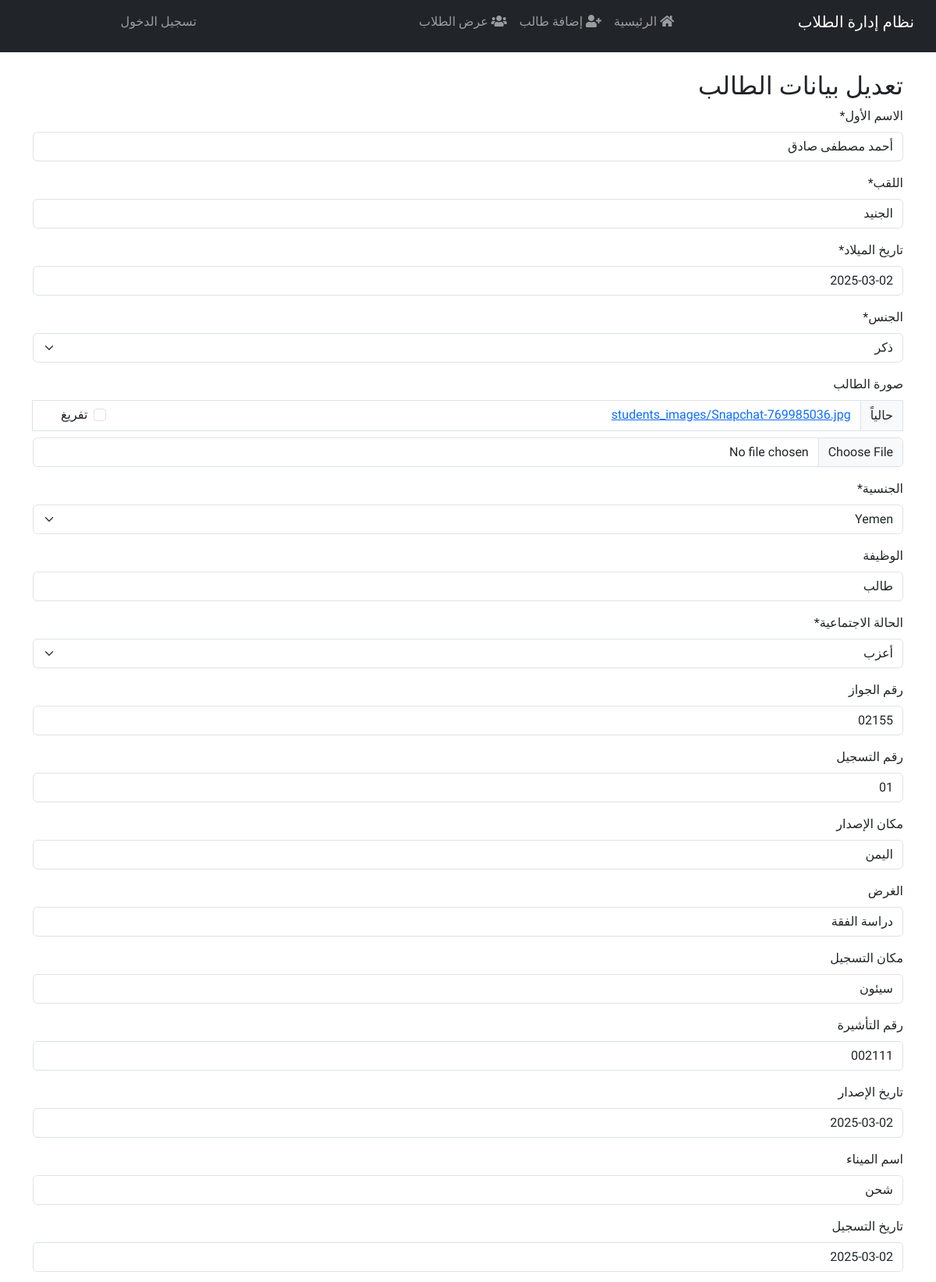
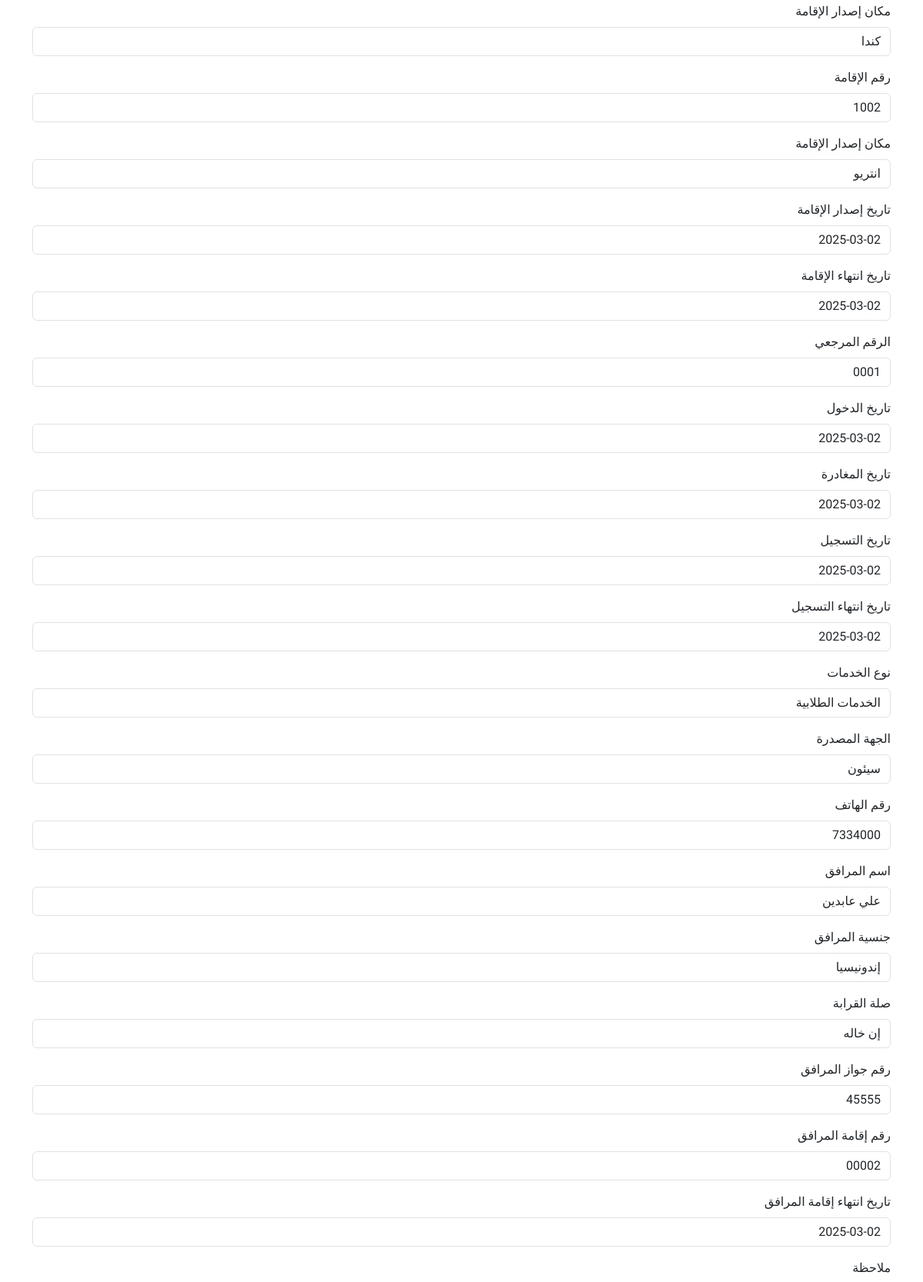
/student/18/edit/ (upper part), run on the app's committed database (2 pictures, top to bottom).
### students/models.py (models this page shows, shortened)
class Student(models.Model):
    GENDER_CHOICES = [
        ('M', 'ذكر'),
        ('F', 'أنثى'),
    ]
    nationality = CountryField(verbose_name="الجنسية")  # استخدام CountryField
    MARITAL_STATUS_CHOICES = [
        ('single', 'أعزب'),
        ('married', 'متزوج'),
        ('divorced', 'مطلق'),
        ('widowed', 'أرمل'),
    ]
    first_name = models.CharField(max_length=100, verbose_name="الاسم الأول")
    last_name = models.CharField(max_length=100, verbose_name="اللقب")
    birth_date = models.DateField(verbose_name="تاريخ الميلاد")
    gender = models.CharField(max_length=1, choices=GENDER_CHOICES, verbose_name="الجنس")
    image = models.ImageField(upload_to='students_images/', blank=True, null=True, verbose_name="صورة الطالب")
    nationality = CountryField(verbose_name="الجنسية")
    job = models.CharField(max_length=100, verbose_name="الوظيفة", blank=True, null=True)
    marital_status = models.CharField(max_length=10, choices=MARITAL_STATUS_CHOICES, verbose_name="الحالة الاجتماعية")
    passport_number = models.CharField(max_length=50, blank=True, null=True, verbose_name="رقم الجواز")
    registration_number = models.CharField(max_length=50, blank=True, null=True, verbose_name="رقم التسجيل")
    place_of_issue = models.CharField(max_length=100, blank=True, null=True, verbose_name="مكان الإصدار")
    purpose = models.CharField(max_length=100, blank=True, null=True, verbose_name="الغرض")
    registration_place = models.CharField(max_length=100, blank=True, null=True, verbose_name="مكان التسجيل")
    visa_number = models.CharField(max_length=50, blank=True, null=True, verbose_name="رقم التأشيرة")
    date_of_issued = models.DateField(blank=True, null=True, verbose_name="تاريخ الإصدار")
    port_name = models.CharField(max_length=100, blank=True, null=True, verbose_name="اسم الميناء")
    date_of_registration = models.DateField(blank=True, null=True, verbose_name="تاريخ التسجيل")
    place_of_issued_residence = models.CharField(max_length=100, blank=True, null=True, verbose_name="مكان إصدار الإقامة")
    residence_number = models.CharField(max_length=50, blank=True, null=True, verbose_name="رقم الإقامة")
    residence_issue_place = models.CharField(max_length=100, blank=True, null=True, verbose_name="مكان إصدار الإقامة")
    residence_issued_date = models.DateField(blank=True, null=True, verbose_name="تاريخ إصدار الإقامة")
    residence_end_date = models.DateField(blank=True, null=True, verbose_name="تاريخ انتهاء الإقامة")
    reference_number = models.CharField(max_length=50, blank=True, null=True, verbose_name="الرقم المرجعي")
    entry_date = models.DateField(blank=True, null=True, verbose_name="تاريخ الدخول")
    end_date = models.DateField(blank=True, null=True, verbose_name="تاريخ المغادرة")
    registration_date = models.DateField(blank=True, null=True, verbose_name="تاريخ التسجيل")
    end_registration_date = models.DateField(blank=True, null=True, verbose_name="تاريخ انتهاء التسجيل")
    type_of_services = models.CharField(max_length=100, blank=True, null=True, verbose_name="نوع الخدمات")
    issuing_authority = models.CharField(max_length=100, blank=True, null=True, verbose_name="الجهة المصدرة")
    phone_number = models.CharField(max_length=20, blank=True, null=True, verbose_name="رقم الهاتف")
    companion_name = models.CharField(max_length=100, blank=True, null=True, verbose_name="اسم المرافق")
    companion_nationality = models.CharField(max_length=100, blank=True, null=True, verbose_name="جنسية المرافق")
    companion_relationship = models.CharField(max_length=100, blank=True, null=True, verbose_name="صلة القرابة")
    companion_passport_number = models.CharField(max_length=50, blank=True, null=True, verbose_name="رقم جواز المرافق")
    companion_residence_number = models.CharField(max_length=50, blank=True, null=True, verbose_name="رقم إقامة المرافق")
    companion_residence_end_date = models.DateField(blank=True, null=True, verbose_name="تاريخ انتهاء إقامة المرافق")
    note = models.TextField(blank=True, null=True, verbose_name="ملاحظة")

### students/views.py (the view)
# urls.py: path('student/<int:student_id>/edit/', student_edit, name='student_edit'),
def student_edit(request, student_id):
    student = get_object_or_404(Student, id=student_id)
    if request.method == "POST":
        form = StudentForm(request.POST, request.FILES, instance=student)
        if form.is_valid():
            form.save()
            return redirect('student_detail', student_id=student.id)
    else:
        form = StudentForm(instance=student)
    return render(request, 'students/student_edit.html', {'form': form, 'student': student})

### students/templates/students/student_edit.html (shortened to what this page needs)
{% extends "students/base.html" %}
{% load crispy_forms_tags %}
{% block content %}
<h2>تعديل بيانات الطالب</h2>
<form method="post" enctype="multipart/form-data">
    {{ form|crispy }}
</form>
{% endblock %}

### students/static/css/styles.css (style rules this page uses)
body { font-family: 'Tajawal', sans-serif; text-align: right; }
.form-control { text-align: right; }

### data on the page
Student: first_name "أحمد مصطفى صادق", last_name "الجنيد", birth_date "2025-03-02", gender "ذكر", nationality "Yemen", job "طالب", marital_status "أعزب", passport_number "02155", registration_number "01", place_of_issue "اليمن", purpose "دراسة الفقة", registration_place "سيئون", visa_number "002111", date_of_issued "2025-03-02", port_name "شحن", date_of_registration "2025-03-02", place_of_issued_residence "كندا", residence_number "1002", residence_issue_place "انتريو", residence_issued_date "2025-03-02", residence_end_date "2025-03-02", reference_number "0001", entry_date "2025-03-02", end_date "2025-03-02", registration_date "2025-03-02", end_registration_date "2025-03-02", type_of_services "الخدمات الطلابية", issuing_authority "سيئون", phone_number "7334000", companion_name "علي عابدين", companion_nationality "إندونيسيا", companion_relationship "إن خاله", companion_passport_number "45555", companion_residence_number "00002", companion_residence_end_date "2025-03-02"
